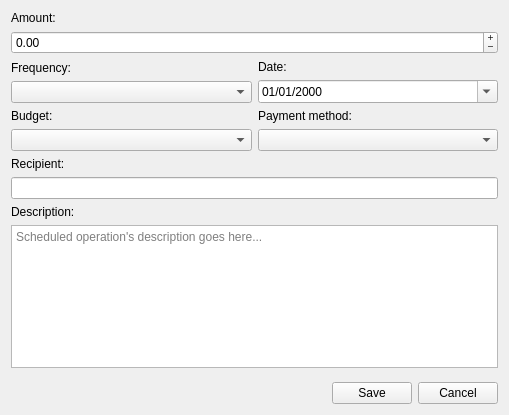
<?xml version="1.0" encoding="UTF-8"?>
<ui version="4.0">
 <class>ScheduledOperationEditor</class>
 <widget class="QWidget" name="ScheduledOperationEditor">
  <property name="windowModality">
   <enum>Qt::ApplicationModal</enum>
  </property>
  <property name="geometry">
   <rect>
    <x>0</x>
    <y>0</y>
    <width>509</width>
    <height>415</height>
   </rect>
  </property>
  <property name="sizePolicy">
   <sizepolicy hsizetype="Maximum" vsizetype="Maximum">
    <horstretch>0</horstretch>
    <verstretch>0</verstretch>
   </sizepolicy>
  </property>
  <property name="windowTitle">
   <string>Form</string>
  </property>
  <layout class="QVBoxLayout" name="verticalLayout_5">
   <item>
    <widget class="QLabel" name="amount_label">
     <property name="text">
      <string>Amount:</string>
     </property>
    </widget>
   </item>
   <item>
    <widget class="QDoubleSpinBox" name="amount">
     <property name="buttonSymbols">
      <enum>QAbstractSpinBox::PlusMinus</enum>
     </property>
     <property name="accelerated">
      <bool>true</bool>
     </property>
     <property name="prefix">
      <string/>
     </property>
     <property name="suffix">
      <string/>
     </property>
     <property name="minimum">
      <double>-1000000000.000000000000000</double>
     </property>
     <property name="maximum">
      <double>1000000000.000000000000000</double>
     </property>
    </widget>
   </item>
   <item>
    <layout class="QGridLayout" name="gridLayout">
     <item row="0" column="0">
      <layout class="QVBoxLayout" name="verticalLayout_3">
       <item>
        <widget class="QLabel" name="frequency_label">
         <property name="text">
          <string>Frequency:</string>
         </property>
        </widget>
       </item>
       <item>
        <widget class="QComboBox" name="frequency"/>
       </item>
      </layout>
     </item>
     <item row="0" column="1">
      <layout class="QVBoxLayout" name="verticalLayout_2">
       <item>
        <widget class="QLabel" name="date_label">
         <property name="text">
          <string>Date:</string>
         </property>
        </widget>
       </item>
       <item>
        <widget class="QDateEdit" name="date">
         <property name="displayFormat">
          <string>dd/MM/yyyy</string>
         </property>
         <property name="calendarPopup">
          <bool>true</bool>
         </property>
        </widget>
       </item>
      </layout>
     </item>
     <item row="1" column="0">
      <layout class="QVBoxLayout" name="verticalLayout">
       <item>
        <widget class="QLabel" name="budget_label">
         <property name="text">
          <string>Budget:</string>
         </property>
        </widget>
       </item>
       <item>
        <widget class="QComboBox" name="budget"/>
       </item>
      </layout>
     </item>
     <item row="1" column="1">
      <layout class="QVBoxLayout" name="verticalLayout_4">
       <item>
        <widget class="QLabel" name="payment_method_label">
         <property name="text">
          <string>Payment method:</string>
         </property>
        </widget>
       </item>
       <item>
        <widget class="QComboBox" name="payment_method"/>
       </item>
      </layout>
     </item>
    </layout>
   </item>
   <item>
    <widget class="QLabel" name="recipient_label">
     <property name="text">
      <string>Recipient:</string>
     </property>
    </widget>
   </item>
   <item>
    <widget class="QLineEdit" name="recipient"/>
   </item>
   <item>
    <widget class="QLabel" name="description_label">
     <property name="text">
      <string>Description:</string>
     </property>
    </widget>
   </item>
   <item>
    <widget class="QPlainTextEdit" name="description">
     <property name="placeholderText">
      <string>Scheduled operation's description goes here...</string>
     </property>
    </widget>
   </item>
   <item>
    <spacer name="verticalSpacer">
     <property name="orientation">
      <enum>Qt::Vertical</enum>
     </property>
     <property name="sizeHint" stdset="0">
      <size>
       <width>20</width>
       <height>57</height>
      </size>
     </property>
    </spacer>
   </item>
   <item>
    <layout class="QHBoxLayout" name="horizontalLayout">
     <item>
      <spacer name="hspacer">
       <property name="orientation">
        <enum>Qt::Horizontal</enum>
       </property>
       <property name="sizeHint" stdset="0">
        <size>
         <width>40</width>
         <height>20</height>
        </size>
       </property>
      </spacer>
     </item>
     <item>
      <widget class="QPushButton" name="save">
       <property name="text">
        <string>Save</string>
       </property>
       <property name="icon">
        <iconset resource="../../picsou.qrc">
         <normaloff>:/resources/MaterialDesign-SVG/svg/check.svg</normaloff>:/resources/MaterialDesign-SVG/svg/check.svg</iconset>
       </property>
      </widget>
     </item>
     <item>
      <widget class="QPushButton" name="cancel">
       <property name="text">
        <string>Cancel</string>
       </property>
       <property name="icon">
        <iconset resource="../../picsou.qrc">
         <normaloff>:/resources/MaterialDesign-SVG/svg/cancel.svg</normaloff>:/resources/MaterialDesign-SVG/svg/cancel.svg</iconset>
       </property>
      </widget>
     </item>
    </layout>
   </item>
  </layout>
 </widget>
 <resources>
  <include location="../../picsou.qrc"/>
 </resources>
 <connections/>
</ui>
